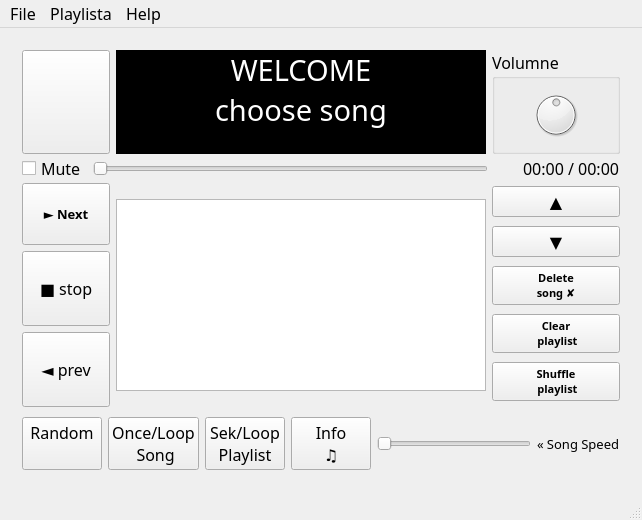
<?xml version="1.0" encoding="UTF-8"?>
<ui version="4.0">
 <class>MainWindow</class>
 <widget class="QMainWindow" name="MainWindow">
  <property name="geometry">
   <rect>
    <x>0</x>
    <y>0</y>
    <width>642</width>
    <height>486</height>
   </rect>
  </property>
  <property name="sizePolicy">
   <sizepolicy hsizetype="Fixed" vsizetype="Fixed">
    <horstretch>0</horstretch>
    <verstretch>0</verstretch>
   </sizepolicy>
  </property>
  <property name="font">
   <font>
    <family>Quartz MS</family>
    <pointsize>12</pointsize>
   </font>
  </property>
  <property name="windowTitle">
   <string>MP3PLAYER</string>
  </property>
  <property name="windowOpacity">
   <double>0.900000000000000</double>
  </property>
  <property name="layoutDirection">
   <enum>Qt::LeftToRight</enum>
  </property>
  <property name="autoFillBackground">
   <bool>false</bool>
  </property>
  <property name="tabShape">
   <enum>QTabWidget::Rounded</enum>
  </property>
  <property name="dockNestingEnabled">
   <bool>false</bool>
  </property>
  <property name="unifiedTitleAndToolBarOnMac">
   <bool>false</bool>
  </property>
  <widget class="QWidget" name="centralWidget">
   <layout class="QGridLayout" name="gridLayout">
    <item row="0" column="0">
     <widget class="QFrame" name="frame_2">
      <property name="sizePolicy">
       <sizepolicy hsizetype="Expanding" vsizetype="Expanding">
        <horstretch>255</horstretch>
        <verstretch>255</verstretch>
       </sizepolicy>
      </property>
      <property name="sizeIncrement">
       <size>
        <width>1024</width>
        <height>768</height>
       </size>
      </property>
      <property name="frameShape">
       <enum>QFrame::NoFrame</enum>
      </property>
      <property name="frameShadow">
       <enum>QFrame::Raised</enum>
      </property>
      <layout class="QGridLayout" name="gridLayout_2">
       <property name="verticalSpacing">
        <number>0</number>
       </property>
       <item row="5" column="0">
        <spacer name="verticalSpacer">
         <property name="orientation">
          <enum>Qt::Vertical</enum>
         </property>
         <property name="sizeType">
          <enum>QSizePolicy::Fixed</enum>
         </property>
         <property name="sizeHint" stdset="0">
          <size>
           <width>30</width>
           <height>10</height>
          </size>
         </property>
        </spacer>
       </item>
       <item row="4" column="0">
        <layout class="QVBoxLayout" name="verticalLayout_3">
         <item>
          <widget class="QPushButton" name="pushButton_5">
           <property name="font">
            <font>
             <family>Quartz MS</family>
             <pointsize>10</pointsize>
             <weight>75</weight>
             <bold>true</bold>
            </font>
           </property>
           <property name="text">
            <string>
► Next
</string>
           </property>
           <property name="iconSize">
            <size>
             <width>31</width>
             <height>31</height>
            </size>
           </property>
          </widget>
         </item>
         <item>
          <widget class="QPushButton" name="pushButton_3">
           <property name="text">
            <string>
■ stop
</string>
           </property>
           <property name="iconSize">
            <size>
             <width>31</width>
             <height>31</height>
            </size>
           </property>
          </widget>
         </item>
         <item>
          <widget class="QPushButton" name="pushButton_6">
           <property name="text">
            <string>
◄ prev
</string>
           </property>
           <property name="iconSize">
            <size>
             <width>31</width>
             <height>31</height>
            </size>
           </property>
          </widget>
         </item>
        </layout>
       </item>
       <item row="3" column="0" colspan="6">
        <layout class="QHBoxLayout" name="horizontalLayout_2">
         <item>
          <widget class="QCheckBox" name="checkBox">
           <property name="text">
            <string>Mute</string>
           </property>
          </widget>
         </item>
         <item>
          <widget class="QSlider" name="songBar">
           <property name="orientation">
            <enum>Qt::Horizontal</enum>
           </property>
          </widget>
         </item>
         <item>
          <widget class="QLabel" name="label">
           <property name="text">
            <string>       00:00 / 00:00</string>
           </property>
          </widget>
         </item>
        </layout>
       </item>
       <item row="0" column="0" rowspan="3">
        <widget class="QPushButton" name="pushButton">
         <property name="enabled">
          <bool>true</bool>
         </property>
         <property name="sizePolicy">
          <sizepolicy hsizetype="Minimum" vsizetype="Minimum">
           <horstretch>0</horstretch>
           <verstretch>0</verstretch>
          </sizepolicy>
         </property>
         <property name="font">
          <font>
           <pointsize>12</pointsize>
           <weight>50</weight>
           <italic>false</italic>
           <bold>false</bold>
           <strikeout>false</strikeout>
           <stylestrategy>PreferDefault</stylestrategy>
          </font>
         </property>
         <property name="focusPolicy">
          <enum>Qt::StrongFocus</enum>
         </property>
         <property name="statusTip">
          <string/>
         </property>
         <property name="whatsThis">
          <string/>
         </property>
         <property name="autoFillBackground">
          <bool>false</bool>
         </property>
         <property name="locale">
          <locale language="English" country="UnitedStates"/>
         </property>
         <property name="text">
          <string/>
         </property>
         <property name="iconSize">
          <size>
           <width>45</width>
           <height>44</height>
          </size>
         </property>
         <property name="shortcut">
          <string/>
         </property>
         <property name="autoDefault">
          <bool>false</bool>
         </property>
         <property name="default">
          <bool>false</bool>
         </property>
         <property name="flat">
          <bool>false</bool>
         </property>
        </widget>
       </item>
       <item row="4" column="5">
        <layout class="QVBoxLayout" name="verticalLayout">
         <item>
          <widget class="QPushButton" name="pushButton_12">
           <property name="text">
            <string>▲</string>
           </property>
          </widget>
         </item>
         <item>
          <widget class="QPushButton" name="pushButton_13">
           <property name="text">
            <string>▼</string>
           </property>
          </widget>
         </item>
         <item>
          <widget class="QPushButton" name="pushButton_4">
           <property name="font">
            <font>
             <pointsize>8</pointsize>
             <weight>75</weight>
             <bold>true</bold>
            </font>
           </property>
           <property name="text">
            <string>Delete 
song ✘</string>
           </property>
          </widget>
         </item>
         <item>
          <widget class="QPushButton" name="pushButton_2">
           <property name="font">
            <font>
             <pointsize>8</pointsize>
             <weight>75</weight>
             <bold>true</bold>
            </font>
           </property>
           <property name="text">
            <string>Clear
 playlist</string>
           </property>
          </widget>
         </item>
         <item>
          <widget class="QPushButton" name="pushButton_7">
           <property name="font">
            <font>
             <family>Quartz MS</family>
             <pointsize>8</pointsize>
             <weight>75</weight>
             <bold>true</bold>
            </font>
           </property>
           <property name="text">
            <string>Shuffle
 playlist</string>
           </property>
          </widget>
         </item>
        </layout>
       </item>
       <item row="6" column="0" colspan="6">
        <layout class="QHBoxLayout" name="horizontalLayout">
         <item>
          <widget class="QPushButton" name="pushButton_10">
           <property name="text">
            <string>Random
</string>
           </property>
          </widget>
         </item>
         <item>
          <widget class="QPushButton" name="pushButton_8">
           <property name="text">
            <string>Once/Loop
 Song</string>
           </property>
          </widget>
         </item>
         <item>
          <widget class="QPushButton" name="pushButton_9">
           <property name="text">
            <string>Sek/Loop 
Playlist</string>
           </property>
          </widget>
         </item>
         <item>
          <widget class="QPushButton" name="pushButton_11">
           <property name="text">
            <string>Info
♫</string>
           </property>
          </widget>
         </item>
         <item>
          <widget class="QSlider" name="horizontalSlider">
           <property name="minimum">
            <number>100</number>
           </property>
           <property name="maximum">
            <number>800</number>
           </property>
           <property name="singleStep">
            <number>100</number>
           </property>
           <property name="pageStep">
            <number>100</number>
           </property>
           <property name="orientation">
            <enum>Qt::Horizontal</enum>
           </property>
          </widget>
         </item>
         <item>
          <widget class="QLabel" name="label_5">
           <property name="font">
            <font>
             <pointsize>10</pointsize>
            </font>
           </property>
           <property name="text">
            <string>« Song Speed</string>
           </property>
          </widget>
         </item>
        </layout>
       </item>
       <item row="0" column="5" rowspan="3">
        <widget class="QGroupBox" name="groupBox">
         <property name="sizePolicy">
          <sizepolicy hsizetype="Preferred" vsizetype="Preferred">
           <horstretch>0</horstretch>
           <verstretch>0</verstretch>
          </sizepolicy>
         </property>
         <property name="title">
          <string>Volumne</string>
         </property>
         <layout class="QGridLayout" name="gridLayout_3">
          <item row="0" column="0">
           <widget class="QDial" name="dial">
            <property name="value">
             <number>50</number>
            </property>
            <property name="orientation">
             <enum>Qt::Horizontal</enum>
            </property>
           </widget>
          </item>
         </layout>
        </widget>
       </item>
       <item row="1" column="1" colspan="4">
        <widget class="QLabel" name="label_3">
         <property name="sizePolicy">
          <sizepolicy hsizetype="Preferred" vsizetype="Preferred">
           <horstretch>0</horstretch>
           <verstretch>0</verstretch>
          </sizepolicy>
         </property>
         <property name="palette">
          <palette>
           <active>
            <colorrole role="WindowText">
             <brush brushstyle="SolidPattern">
              <color alpha="255">
               <red>255</red>
               <green>255</green>
               <blue>255</blue>
              </color>
             </brush>
            </colorrole>
            <colorrole role="Button">
             <brush brushstyle="SolidPattern">
              <color alpha="255">
               <red>0</red>
               <green>0</green>
               <blue>0</blue>
              </color>
             </brush>
            </colorrole>
            <colorrole role="Light">
             <brush brushstyle="SolidPattern">
              <color alpha="255">
               <red>0</red>
               <green>0</green>
               <blue>0</blue>
              </color>
             </brush>
            </colorrole>
            <colorrole role="BrightText">
             <brush brushstyle="SolidPattern">
              <color alpha="255">
               <red>0</red>
               <green>0</green>
               <blue>0</blue>
              </color>
             </brush>
            </colorrole>
            <colorrole role="ButtonText">
             <brush brushstyle="SolidPattern">
              <color alpha="255">
               <red>255</red>
               <green>255</green>
               <blue>255</blue>
              </color>
             </brush>
            </colorrole>
            <colorrole role="Base">
             <brush brushstyle="SolidPattern">
              <color alpha="255">
               <red>0</red>
               <green>0</green>
               <blue>0</blue>
              </color>
             </brush>
            </colorrole>
            <colorrole role="Window">
             <brush brushstyle="SolidPattern">
              <color alpha="255">
               <red>0</red>
               <green>0</green>
               <blue>0</blue>
              </color>
             </brush>
            </colorrole>
            <colorrole role="Highlight">
             <brush brushstyle="SolidPattern">
              <color alpha="255">
               <red>51</red>
               <green>153</green>
               <blue>255</blue>
              </color>
             </brush>
            </colorrole>
            <colorrole role="HighlightedText">
             <brush brushstyle="SolidPattern">
              <color alpha="255">
               <red>0</red>
               <green>0</green>
               <blue>0</blue>
              </color>
             </brush>
            </colorrole>
           </active>
           <inactive>
            <colorrole role="WindowText">
             <brush brushstyle="SolidPattern">
              <color alpha="255">
               <red>255</red>
               <green>255</green>
               <blue>255</blue>
              </color>
             </brush>
            </colorrole>
            <colorrole role="Button">
             <brush brushstyle="SolidPattern">
              <color alpha="255">
               <red>0</red>
               <green>0</green>
               <blue>0</blue>
              </color>
             </brush>
            </colorrole>
            <colorrole role="Light">
             <brush brushstyle="SolidPattern">
              <color alpha="255">
               <red>0</red>
               <green>0</green>
               <blue>0</blue>
              </color>
             </brush>
            </colorrole>
            <colorrole role="BrightText">
             <brush brushstyle="SolidPattern">
              <color alpha="255">
               <red>0</red>
               <green>0</green>
               <blue>0</blue>
              </color>
             </brush>
            </colorrole>
            <colorrole role="ButtonText">
             <brush brushstyle="SolidPattern">
              <color alpha="255">
               <red>255</red>
               <green>255</green>
               <blue>255</blue>
              </color>
             </brush>
            </colorrole>
            <colorrole role="Base">
             <brush brushstyle="SolidPattern">
              <color alpha="255">
               <red>0</red>
               <green>0</green>
               <blue>0</blue>
              </color>
             </brush>
            </colorrole>
            <colorrole role="Window">
             <brush brushstyle="SolidPattern">
              <color alpha="255">
               <red>0</red>
               <green>0</green>
               <blue>0</blue>
              </color>
             </brush>
            </colorrole>
            <colorrole role="Highlight">
             <brush brushstyle="SolidPattern">
              <color alpha="255">
               <red>0</red>
               <green>0</green>
               <blue>0</blue>
              </color>
             </brush>
            </colorrole>
            <colorrole role="HighlightedText">
             <brush brushstyle="SolidPattern">
              <color alpha="255">
               <red>0</red>
               <green>0</green>
               <blue>0</blue>
              </color>
             </brush>
            </colorrole>
           </inactive>
           <disabled>
            <colorrole role="WindowText">
             <brush brushstyle="SolidPattern">
              <color alpha="255">
               <red>120</red>
               <green>120</green>
               <blue>120</blue>
              </color>
             </brush>
            </colorrole>
            <colorrole role="Button">
             <brush brushstyle="SolidPattern">
              <color alpha="255">
               <red>0</red>
               <green>0</green>
               <blue>0</blue>
              </color>
             </brush>
            </colorrole>
            <colorrole role="Light">
             <brush brushstyle="SolidPattern">
              <color alpha="255">
               <red>0</red>
               <green>0</green>
               <blue>0</blue>
              </color>
             </brush>
            </colorrole>
            <colorrole role="BrightText">
             <brush brushstyle="SolidPattern">
              <color alpha="255">
               <red>0</red>
               <green>0</green>
               <blue>0</blue>
              </color>
             </brush>
            </colorrole>
            <colorrole role="ButtonText">
             <brush brushstyle="SolidPattern">
              <color alpha="255">
               <red>120</red>
               <green>120</green>
               <blue>120</blue>
              </color>
             </brush>
            </colorrole>
            <colorrole role="Base">
             <brush brushstyle="SolidPattern">
              <color alpha="255">
               <red>0</red>
               <green>0</green>
               <blue>0</blue>
              </color>
             </brush>
            </colorrole>
            <colorrole role="Window">
             <brush brushstyle="SolidPattern">
              <color alpha="255">
               <red>0</red>
               <green>0</green>
               <blue>0</blue>
              </color>
             </brush>
            </colorrole>
            <colorrole role="Highlight">
             <brush brushstyle="SolidPattern">
              <color alpha="255">
               <red>51</red>
               <green>153</green>
               <blue>255</blue>
              </color>
             </brush>
            </colorrole>
            <colorrole role="HighlightedText">
             <brush brushstyle="SolidPattern">
              <color alpha="255">
               <red>0</red>
               <green>0</green>
               <blue>0</blue>
              </color>
             </brush>
            </colorrole>
           </disabled>
          </palette>
         </property>
         <property name="font">
          <font>
           <family>Quartz MS</family>
           <pointsize>22</pointsize>
          </font>
         </property>
         <property name="layoutDirection">
          <enum>Qt::LeftToRight</enum>
         </property>
         <property name="autoFillBackground">
          <bool>true</bool>
         </property>
         <property name="frameShape">
          <enum>QFrame::NoFrame</enum>
         </property>
         <property name="frameShadow">
          <enum>QFrame::Plain</enum>
         </property>
         <property name="text">
          <string>choose song</string>
         </property>
         <property name="textFormat">
          <enum>Qt::AutoText</enum>
         </property>
         <property name="scaledContents">
          <bool>true</bool>
         </property>
         <property name="alignment">
          <set>Qt::AlignHCenter|Qt::AlignTop</set>
         </property>
        </widget>
       </item>
       <item row="2" column="1" colspan="4">
        <widget class="QLabel" name="label_4">
         <property name="sizePolicy">
          <sizepolicy hsizetype="Preferred" vsizetype="Preferred">
           <horstretch>0</horstretch>
           <verstretch>0</verstretch>
          </sizepolicy>
         </property>
         <property name="palette">
          <palette>
           <active>
            <colorrole role="WindowText">
             <brush brushstyle="SolidPattern">
              <color alpha="255">
               <red>255</red>
               <green>255</green>
               <blue>255</blue>
              </color>
             </brush>
            </colorrole>
            <colorrole role="Button">
             <brush brushstyle="SolidPattern">
              <color alpha="255">
               <red>0</red>
               <green>0</green>
               <blue>0</blue>
              </color>
             </brush>
            </colorrole>
            <colorrole role="Light">
             <brush brushstyle="SolidPattern">
              <color alpha="255">
               <red>0</red>
               <green>0</green>
               <blue>0</blue>
              </color>
             </brush>
            </colorrole>
            <colorrole role="Midlight">
             <brush brushstyle="SolidPattern">
              <color alpha="255">
               <red>0</red>
               <green>0</green>
               <blue>0</blue>
              </color>
             </brush>
            </colorrole>
            <colorrole role="Dark">
             <brush brushstyle="SolidPattern">
              <color alpha="255">
               <red>0</red>
               <green>0</green>
               <blue>0</blue>
              </color>
             </brush>
            </colorrole>
            <colorrole role="Mid">
             <brush brushstyle="SolidPattern">
              <color alpha="255">
               <red>0</red>
               <green>0</green>
               <blue>0</blue>
              </color>
             </brush>
            </colorrole>
            <colorrole role="Text">
             <brush brushstyle="SolidPattern">
              <color alpha="255">
               <red>255</red>
               <green>255</green>
               <blue>255</blue>
              </color>
             </brush>
            </colorrole>
            <colorrole role="BrightText">
             <brush brushstyle="SolidPattern">
              <color alpha="255">
               <red>255</red>
               <green>255</green>
               <blue>255</blue>
              </color>
             </brush>
            </colorrole>
            <colorrole role="ButtonText">
             <brush brushstyle="SolidPattern">
              <color alpha="255">
               <red>255</red>
               <green>255</green>
               <blue>255</blue>
              </color>
             </brush>
            </colorrole>
            <colorrole role="Base">
             <brush brushstyle="SolidPattern">
              <color alpha="255">
               <red>0</red>
               <green>0</green>
               <blue>0</blue>
              </color>
             </brush>
            </colorrole>
            <colorrole role="Window">
             <brush brushstyle="SolidPattern">
              <color alpha="255">
               <red>0</red>
               <green>0</green>
               <blue>0</blue>
              </color>
             </brush>
            </colorrole>
            <colorrole role="Shadow">
             <brush brushstyle="SolidPattern">
              <color alpha="255">
               <red>0</red>
               <green>0</green>
               <blue>0</blue>
              </color>
             </brush>
            </colorrole>
            <colorrole role="AlternateBase">
             <brush brushstyle="SolidPattern">
              <color alpha="255">
               <red>0</red>
               <green>0</green>
               <blue>0</blue>
              </color>
             </brush>
            </colorrole>
            <colorrole role="ToolTipBase">
             <brush brushstyle="SolidPattern">
              <color alpha="255">
               <red>255</red>
               <green>255</green>
               <blue>220</blue>
              </color>
             </brush>
            </colorrole>
            <colorrole role="ToolTipText">
             <brush brushstyle="SolidPattern">
              <color alpha="255">
               <red>0</red>
               <green>0</green>
               <blue>0</blue>
              </color>
             </brush>
            </colorrole>
           </active>
           <inactive>
            <colorrole role="WindowText">
             <brush brushstyle="SolidPattern">
              <color alpha="255">
               <red>255</red>
               <green>255</green>
               <blue>255</blue>
              </color>
             </brush>
            </colorrole>
            <colorrole role="Button">
             <brush brushstyle="SolidPattern">
              <color alpha="255">
               <red>0</red>
               <green>0</green>
               <blue>0</blue>
              </color>
             </brush>
            </colorrole>
            <colorrole role="Light">
             <brush brushstyle="SolidPattern">
              <color alpha="255">
               <red>0</red>
               <green>0</green>
               <blue>0</blue>
              </color>
             </brush>
            </colorrole>
            <colorrole role="Midlight">
             <brush brushstyle="SolidPattern">
              <color alpha="255">
               <red>0</red>
               <green>0</green>
               <blue>0</blue>
              </color>
             </brush>
            </colorrole>
            <colorrole role="Dark">
             <brush brushstyle="SolidPattern">
              <color alpha="255">
               <red>0</red>
               <green>0</green>
               <blue>0</blue>
              </color>
             </brush>
            </colorrole>
            <colorrole role="Mid">
             <brush brushstyle="SolidPattern">
              <color alpha="255">
               <red>0</red>
               <green>0</green>
               <blue>0</blue>
              </color>
             </brush>
            </colorrole>
            <colorrole role="Text">
             <brush brushstyle="SolidPattern">
              <color alpha="255">
               <red>255</red>
               <green>255</green>
               <blue>255</blue>
              </color>
             </brush>
            </colorrole>
            <colorrole role="BrightText">
             <brush brushstyle="SolidPattern">
              <color alpha="255">
               <red>255</red>
               <green>255</green>
               <blue>255</blue>
              </color>
             </brush>
            </colorrole>
            <colorrole role="ButtonText">
             <brush brushstyle="SolidPattern">
              <color alpha="255">
               <red>255</red>
               <green>255</green>
               <blue>255</blue>
              </color>
             </brush>
            </colorrole>
            <colorrole role="Base">
             <brush brushstyle="SolidPattern">
              <color alpha="255">
               <red>0</red>
               <green>0</green>
               <blue>0</blue>
              </color>
             </brush>
            </colorrole>
            <colorrole role="Window">
             <brush brushstyle="SolidPattern">
              <color alpha="255">
               <red>0</red>
               <green>0</green>
               <blue>0</blue>
              </color>
             </brush>
            </colorrole>
            <colorrole role="Shadow">
             <brush brushstyle="SolidPattern">
              <color alpha="255">
               <red>0</red>
               <green>0</green>
               <blue>0</blue>
              </color>
             </brush>
            </colorrole>
            <colorrole role="AlternateBase">
             <brush brushstyle="SolidPattern">
              <color alpha="255">
               <red>0</red>
               <green>0</green>
               <blue>0</blue>
              </color>
             </brush>
            </colorrole>
            <colorrole role="ToolTipBase">
             <brush brushstyle="SolidPattern">
              <color alpha="255">
               <red>255</red>
               <green>255</green>
               <blue>220</blue>
              </color>
             </brush>
            </colorrole>
            <colorrole role="ToolTipText">
             <brush brushstyle="SolidPattern">
              <color alpha="255">
               <red>0</red>
               <green>0</green>
               <blue>0</blue>
              </color>
             </brush>
            </colorrole>
           </inactive>
           <disabled>
            <colorrole role="WindowText">
             <brush brushstyle="SolidPattern">
              <color alpha="255">
               <red>0</red>
               <green>0</green>
               <blue>0</blue>
              </color>
             </brush>
            </colorrole>
            <colorrole role="Button">
             <brush brushstyle="SolidPattern">
              <color alpha="255">
               <red>0</red>
               <green>0</green>
               <blue>0</blue>
              </color>
             </brush>
            </colorrole>
            <colorrole role="Light">
             <brush brushstyle="SolidPattern">
              <color alpha="255">
               <red>0</red>
               <green>0</green>
               <blue>0</blue>
              </color>
             </brush>
            </colorrole>
            <colorrole role="Midlight">
             <brush brushstyle="SolidPattern">
              <color alpha="255">
               <red>0</red>
               <green>0</green>
               <blue>0</blue>
              </color>
             </brush>
            </colorrole>
            <colorrole role="Dark">
             <brush brushstyle="SolidPattern">
              <color alpha="255">
               <red>0</red>
               <green>0</green>
               <blue>0</blue>
              </color>
             </brush>
            </colorrole>
            <colorrole role="Mid">
             <brush brushstyle="SolidPattern">
              <color alpha="255">
               <red>0</red>
               <green>0</green>
               <blue>0</blue>
              </color>
             </brush>
            </colorrole>
            <colorrole role="Text">
             <brush brushstyle="SolidPattern">
              <color alpha="255">
               <red>0</red>
               <green>0</green>
               <blue>0</blue>
              </color>
             </brush>
            </colorrole>
            <colorrole role="BrightText">
             <brush brushstyle="SolidPattern">
              <color alpha="255">
               <red>255</red>
               <green>255</green>
               <blue>255</blue>
              </color>
             </brush>
            </colorrole>
            <colorrole role="ButtonText">
             <brush brushstyle="SolidPattern">
              <color alpha="255">
               <red>0</red>
               <green>0</green>
               <blue>0</blue>
              </color>
             </brush>
            </colorrole>
            <colorrole role="Base">
             <brush brushstyle="SolidPattern">
              <color alpha="255">
               <red>0</red>
               <green>0</green>
               <blue>0</blue>
              </color>
             </brush>
            </colorrole>
            <colorrole role="Window">
             <brush brushstyle="SolidPattern">
              <color alpha="255">
               <red>0</red>
               <green>0</green>
               <blue>0</blue>
              </color>
             </brush>
            </colorrole>
            <colorrole role="Shadow">
             <brush brushstyle="SolidPattern">
              <color alpha="255">
               <red>0</red>
               <green>0</green>
               <blue>0</blue>
              </color>
             </brush>
            </colorrole>
            <colorrole role="AlternateBase">
             <brush brushstyle="SolidPattern">
              <color alpha="255">
               <red>0</red>
               <green>0</green>
               <blue>0</blue>
              </color>
             </brush>
            </colorrole>
            <colorrole role="ToolTipBase">
             <brush brushstyle="SolidPattern">
              <color alpha="255">
               <red>255</red>
               <green>255</green>
               <blue>220</blue>
              </color>
             </brush>
            </colorrole>
            <colorrole role="ToolTipText">
             <brush brushstyle="SolidPattern">
              <color alpha="255">
               <red>0</red>
               <green>0</green>
               <blue>0</blue>
              </color>
             </brush>
            </colorrole>
           </disabled>
          </palette>
         </property>
         <property name="font">
          <font>
           <family>Quartz MS</family>
           <pointsize>12</pointsize>
          </font>
         </property>
         <property name="layoutDirection">
          <enum>Qt::LeftToRight</enum>
         </property>
         <property name="autoFillBackground">
          <bool>true</bool>
         </property>
         <property name="frameShape">
          <enum>QFrame::NoFrame</enum>
         </property>
         <property name="frameShadow">
          <enum>QFrame::Plain</enum>
         </property>
         <property name="text">
          <string/>
         </property>
         <property name="textFormat">
          <enum>Qt::AutoText</enum>
         </property>
         <property name="scaledContents">
          <bool>true</bool>
         </property>
         <property name="alignment">
          <set>Qt::AlignCenter</set>
         </property>
        </widget>
       </item>
       <item row="4" column="1" colspan="4">
        <widget class="QListWidget" name="listWidget">
         <property name="sizePolicy">
          <sizepolicy hsizetype="Expanding" vsizetype="Maximum">
           <horstretch>0</horstretch>
           <verstretch>0</verstretch>
          </sizepolicy>
         </property>
         <property name="sizeIncrement">
          <size>
           <width>0</width>
           <height>0</height>
          </size>
         </property>
         <property name="acceptDrops">
          <bool>false</bool>
         </property>
         <property name="autoFillBackground">
          <bool>false</bool>
         </property>
         <property name="frameShape">
          <enum>QFrame::StyledPanel</enum>
         </property>
         <property name="dragDropMode">
          <enum>QAbstractItemView::NoDragDrop</enum>
         </property>
         <property name="resizeMode">
          <enum>QListView::Fixed</enum>
         </property>
         <property name="wordWrap">
          <bool>false</bool>
         </property>
        </widget>
       </item>
       <item row="0" column="1" colspan="4">
        <widget class="QLabel" name="label_2">
         <property name="sizePolicy">
          <sizepolicy hsizetype="Preferred" vsizetype="Preferred">
           <horstretch>0</horstretch>
           <verstretch>0</verstretch>
          </sizepolicy>
         </property>
         <property name="palette">
          <palette>
           <active>
            <colorrole role="WindowText">
             <brush brushstyle="SolidPattern">
              <color alpha="255">
               <red>255</red>
               <green>255</green>
               <blue>255</blue>
              </color>
             </brush>
            </colorrole>
            <colorrole role="Button">
             <brush brushstyle="SolidPattern">
              <color alpha="255">
               <red>0</red>
               <green>0</green>
               <blue>0</blue>
              </color>
             </brush>
            </colorrole>
            <colorrole role="Light">
             <brush brushstyle="SolidPattern">
              <color alpha="255">
               <red>0</red>
               <green>0</green>
               <blue>0</blue>
              </color>
             </brush>
            </colorrole>
            <colorrole role="BrightText">
             <brush brushstyle="SolidPattern">
              <color alpha="255">
               <red>0</red>
               <green>0</green>
               <blue>0</blue>
              </color>
             </brush>
            </colorrole>
            <colorrole role="ButtonText">
             <brush brushstyle="SolidPattern">
              <color alpha="255">
               <red>255</red>
               <green>255</green>
               <blue>255</blue>
              </color>
             </brush>
            </colorrole>
            <colorrole role="Base">
             <brush brushstyle="SolidPattern">
              <color alpha="255">
               <red>0</red>
               <green>0</green>
               <blue>0</blue>
              </color>
             </brush>
            </colorrole>
            <colorrole role="Window">
             <brush brushstyle="SolidPattern">
              <color alpha="255">
               <red>0</red>
               <green>0</green>
               <blue>0</blue>
              </color>
             </brush>
            </colorrole>
            <colorrole role="Highlight">
             <brush brushstyle="SolidPattern">
              <color alpha="255">
               <red>51</red>
               <green>153</green>
               <blue>255</blue>
              </color>
             </brush>
            </colorrole>
            <colorrole role="HighlightedText">
             <brush brushstyle="SolidPattern">
              <color alpha="255">
               <red>0</red>
               <green>0</green>
               <blue>0</blue>
              </color>
             </brush>
            </colorrole>
           </active>
           <inactive>
            <colorrole role="WindowText">
             <brush brushstyle="SolidPattern">
              <color alpha="255">
               <red>255</red>
               <green>255</green>
               <blue>255</blue>
              </color>
             </brush>
            </colorrole>
            <colorrole role="Button">
             <brush brushstyle="SolidPattern">
              <color alpha="255">
               <red>0</red>
               <green>0</green>
               <blue>0</blue>
              </color>
             </brush>
            </colorrole>
            <colorrole role="Light">
             <brush brushstyle="SolidPattern">
              <color alpha="255">
               <red>0</red>
               <green>0</green>
               <blue>0</blue>
              </color>
             </brush>
            </colorrole>
            <colorrole role="BrightText">
             <brush brushstyle="SolidPattern">
              <color alpha="255">
               <red>0</red>
               <green>0</green>
               <blue>0</blue>
              </color>
             </brush>
            </colorrole>
            <colorrole role="ButtonText">
             <brush brushstyle="SolidPattern">
              <color alpha="255">
               <red>255</red>
               <green>255</green>
               <blue>255</blue>
              </color>
             </brush>
            </colorrole>
            <colorrole role="Base">
             <brush brushstyle="SolidPattern">
              <color alpha="255">
               <red>0</red>
               <green>0</green>
               <blue>0</blue>
              </color>
             </brush>
            </colorrole>
            <colorrole role="Window">
             <brush brushstyle="SolidPattern">
              <color alpha="255">
               <red>0</red>
               <green>0</green>
               <blue>0</blue>
              </color>
             </brush>
            </colorrole>
            <colorrole role="Highlight">
             <brush brushstyle="SolidPattern">
              <color alpha="255">
               <red>0</red>
               <green>0</green>
               <blue>0</blue>
              </color>
             </brush>
            </colorrole>
            <colorrole role="HighlightedText">
             <brush brushstyle="SolidPattern">
              <color alpha="255">
               <red>0</red>
               <green>0</green>
               <blue>0</blue>
              </color>
             </brush>
            </colorrole>
           </inactive>
           <disabled>
            <colorrole role="WindowText">
             <brush brushstyle="SolidPattern">
              <color alpha="255">
               <red>120</red>
               <green>120</green>
               <blue>120</blue>
              </color>
             </brush>
            </colorrole>
            <colorrole role="Button">
             <brush brushstyle="SolidPattern">
              <color alpha="255">
               <red>0</red>
               <green>0</green>
               <blue>0</blue>
              </color>
             </brush>
            </colorrole>
            <colorrole role="Light">
             <brush brushstyle="SolidPattern">
              <color alpha="255">
               <red>0</red>
               <green>0</green>
               <blue>0</blue>
              </color>
             </brush>
            </colorrole>
            <colorrole role="BrightText">
             <brush brushstyle="SolidPattern">
              <color alpha="255">
               <red>0</red>
               <green>0</green>
               <blue>0</blue>
              </color>
             </brush>
            </colorrole>
            <colorrole role="ButtonText">
             <brush brushstyle="SolidPattern">
              <color alpha="255">
               <red>120</red>
               <green>120</green>
               <blue>120</blue>
              </color>
             </brush>
            </colorrole>
            <colorrole role="Base">
             <brush brushstyle="SolidPattern">
              <color alpha="255">
               <red>0</red>
               <green>0</green>
               <blue>0</blue>
              </color>
             </brush>
            </colorrole>
            <colorrole role="Window">
             <brush brushstyle="SolidPattern">
              <color alpha="255">
               <red>0</red>
               <green>0</green>
               <blue>0</blue>
              </color>
             </brush>
            </colorrole>
            <colorrole role="Highlight">
             <brush brushstyle="SolidPattern">
              <color alpha="255">
               <red>51</red>
               <green>153</green>
               <blue>255</blue>
              </color>
             </brush>
            </colorrole>
            <colorrole role="HighlightedText">
             <brush brushstyle="SolidPattern">
              <color alpha="255">
               <red>0</red>
               <green>0</green>
               <blue>0</blue>
              </color>
             </brush>
            </colorrole>
           </disabled>
          </palette>
         </property>
         <property name="font">
          <font>
           <family>Quartz MS</family>
           <pointsize>22</pointsize>
          </font>
         </property>
         <property name="layoutDirection">
          <enum>Qt::LeftToRight</enum>
         </property>
         <property name="autoFillBackground">
          <bool>true</bool>
         </property>
         <property name="frameShape">
          <enum>QFrame::NoFrame</enum>
         </property>
         <property name="frameShadow">
          <enum>QFrame::Plain</enum>
         </property>
         <property name="text">
          <string>WELCOME</string>
         </property>
         <property name="textFormat">
          <enum>Qt::AutoText</enum>
         </property>
         <property name="scaledContents">
          <bool>true</bool>
         </property>
         <property name="alignment">
          <set>Qt::AlignBottom|Qt::AlignHCenter</set>
         </property>
        </widget>
       </item>
      </layout>
     </widget>
    </item>
   </layout>
  </widget>
  <widget class="QMenuBar" name="menuBar">
   <property name="enabled">
    <bool>true</bool>
   </property>
   <property name="geometry">
    <rect>
     <x>0</x>
     <y>0</y>
     <width>642</width>
     <height>25</height>
    </rect>
   </property>
   <property name="autoFillBackground">
    <bool>false</bool>
   </property>
   <property name="nativeMenuBar">
    <bool>false</bool>
   </property>
   <widget class="QMenu" name="menuFile">
    <property name="title">
     <string>File</string>
    </property>
    <addaction name="actionOpen_File"/>
   </widget>
   <widget class="QMenu" name="menuHelp">
    <property name="title">
     <string>Help</string>
    </property>
    <addaction name="actionAbout_Us"/>
   </widget>
   <widget class="QMenu" name="menuPlaylista">
    <property name="title">
     <string>Playlista</string>
    </property>
    <addaction name="actionZapisz"/>
    <addaction name="actionWczytaj"/>
   </widget>
   <addaction name="menuFile"/>
   <addaction name="menuPlaylista"/>
   <addaction name="menuHelp"/>
  </widget>
  <widget class="QStatusBar" name="statusBar">
   <property name="enabled">
    <bool>true</bool>
   </property>
   <property name="autoFillBackground">
    <bool>true</bool>
   </property>
  </widget>
  <action name="actionOpen_File">
   <property name="text">
    <string>Open File</string>
   </property>
  </action>
  <action name="actionAbout_Us">
   <property name="text">
    <string>About</string>
   </property>
  </action>
  <action name="actionZapisz">
   <property name="text">
    <string>Zapisz</string>
   </property>
  </action>
  <action name="actionWczytaj">
   <property name="text">
    <string>Wczytaj</string>
   </property>
  </action>
 </widget>
 <layoutdefault spacing="6" margin="11"/>
 <resources/>
 <connections/>
</ui>
